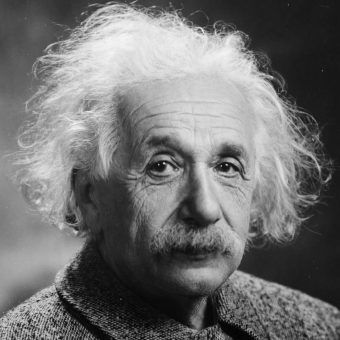
#> input picture computer_vision_course/images/Albert_Einstein.jpg, 340 x 340 px
$ jupyter execute chapter04_2d_geometric_transformations.ipynb
#> lines starting #> are read from the running program, lines starting #| are printed output that depends on the picture
[cell 1]
import pathlib

import cv2
import matplotlib.pyplot as plt
import numpy as np

IMG_DIR = pathlib.Path("images/")

[cell 2]
img = cv2.imread(str(IMG_DIR / "Albert_Einstein.jpg"), flags=cv2.IMREAD_GRAYSCALE)
#> img is the input picture: shape (340, 340); min 0, max 246, mean 112.6
plt.imshow(img, cmap="gray")
plt.show()

[cell 3]
# Rotation matrix example.
theta = -45
cos_theta = np.cos(np.deg2rad(theta))
sin_theta = np.sin(np.deg2rad(theta))
rot = np.array([[cos_theta, -sin_theta], [sin_theta, cos_theta]])
rot

[cell 4]
# Albert Einstein image max coordinates.
rmax, cmax = img.shape
#> rmax = 340; cmax = 340
coords = np.array([[0, 0], [0, cmax - 1], [rmax - 1, 0], [rmax - 1, cmax - 1]])
#> coords = [[0, 0], [0, 339], [339, 0], [339, 339]]
coords
#> Out = [[0, 0], [0, 339], [339, 0], [339, 339]]

[cell 5]
coords_rot = rot @ coords.T
mins = coords_rot.min(axis=1)
maxs = coords_rot.max(axis=1)
mins.round(0), maxs.round(0)

[cell 6]
min_row, max_row = int(np.floor(mins[0])), int(np.ceil(maxs[0]))
min_col, max_col = int(np.floor(mins[1])), int(np.ceil(maxs[1]))

[cell 7]
# Albert Einstein image. Max coordinates after rotation.
height = max_row - min_row + 1
width = max_col - min_col + 1

new_img = np.zeros((height, width), dtype=np.uint8)
new_img.shape

[cell 8]
# Rotation with nearest interpolation.
rot_inv = np.linalg.inv(rot)

for new_i in range(min_row, max_row):
    for new_j in range(min_col, max_col):
        new_point = np.array([new_i, new_j])
        point = rot_inv @ new_point
        i, j = point
        if 0 <= i < rmax and 0 <= j < cmax:
            new_img[new_i - min_row, new_j - min_col] = img[int(i), int(j)]
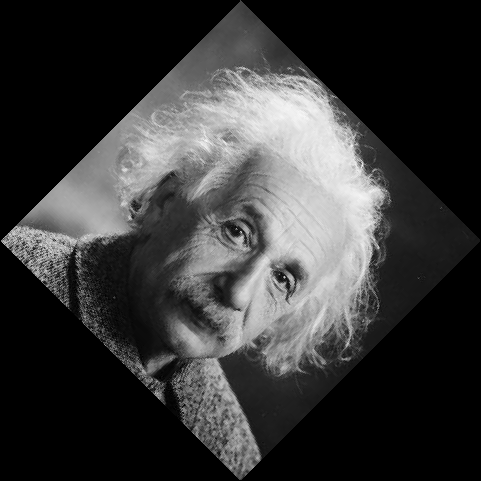
#> new_img: shape (481, 481); min 0, max 246, mean 56.2

plt.imshow(new_img, cmap="gray")
plt.show()

### Transformations

[cell 9]
# [13 lines left out: functions rotation, reflection, not called in this run]


def shear(factor, direction):
    if direction == "x":
        return np.array([[1, 0], [factor, 1]])
    if direction == "y":
        return np.array([[1, factor], [0, 1]])


def get_extends(transform, img):
    rmax, cmax = img.shape
    coords = np.array([[0, 0], [0, cmax - 1], [rmax - 1, 0], [rmax - 1, cmax - 1]])
    coords_transform = transform @ coords.T
    mins = coords_transform.min(axis=1)
    maxs = coords_transform.max(axis=1)
    min_row, max_row = int(np.floor(mins[0])), int(np.ceil(maxs[0]))
    min_col, max_col = int(np.floor(mins[1])), int(np.ceil(maxs[1]))
    height = max_row - min_row + 1
    width = max_col - min_col + 1
    return min_row, max_row, min_col, max_col, height, width


def apply_transform(transform, img):
    transform_inv = np.linalg.inv(transform)
    min_row, max_row, min_col, max_col, height, width = get_extends(transform, img)
    new_img = np.zeros((height, width), dtype=np.uint8)

    for new_i in range(min_row, max_row):
        for new_j in range(min_col, max_col):
            i, j = transform_inv @ np.array([new_i, new_j])
            if 0 <= i < img.shape[0] and 0 <= j < img.shape[1]:
                new_img[new_i - min_row, new_j - min_col] = img[int(i), int(j)]

    return new_img


plt.imshow(apply_transform(shear(0.25, "x"), img), cmap="gray")
#> in apply_transform, `transform_inv = np.linalg.inv(transform)`: transform_inv = [[1, 0], [-0.25, 1]]
#> in get_extends, `coords_transform = transform @ coords.T`: coords_transform = [[0, 0, 339, 339], [0, 339, 84.75, 423.8]]
#> in get_extends, `mins = coords_transform.min(axis=1)`: mins = [0, 0]
#> in get_extends, `maxs = coords_transform.max(axis=1)`: maxs = [339, 423.8]
#> in get_extends, `min_row, max_row = int(np.floor(mins[0])), int(np.ceil(maxs[0]))`: min_row = 0; max_row = 339
#> in get_extends, `min_col, max_col = int(np.floor(mins[1])), int(np.ceil(maxs[1]))`: min_col = 0; max_col = 424
#> in get_extends, `height = max_row - min_row + 1`: height = 340
#> in get_extends, `width = max_col - min_col + 1`: width = 425
#> in apply_transform, `min_row, max_row, min_col, max_col, height, width = get_extends(transf..`: min_row = 0; max_row = 339; min_col = 0; max_col = 424; height = 340; width = 425
#> after the loop in apply_transform, `for new_i in range(min_row, max_row):`:
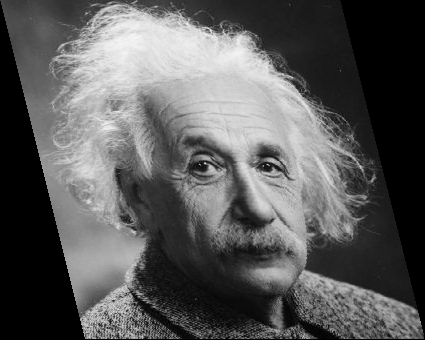
#> new_img: shape (340, 425); min 0, max 246, mean 89.9
plt.show()

### Affine Transformations

[cell 10]
# [13 lines left out: functions rotation_affine, reflection_affine, not called in this run]


def shear_affine(factor, direction):
    if direction == "x":
        return np.array([[1, 0, 0], [factor, 1, 0], [0, 0, 1]])
    if direction == "y":
        return np.array([[1, factor, 0], [0, 1, 0], [0, 0, 1]])


def get_extends_affine(transform, img):
    rmax, cmax = img.shape
    coords = np.array([[0, 0, 1], [0, cmax - 1, 1], [rmax - 1, 0, 1], [rmax - 1, cmax - 1, 1]])
    coords_transform = transform @ coords.T
    mins = coords_transform.min(axis=1)
    maxs = coords_transform.max(axis=1)
    min_row, max_row = int(np.floor(mins[0])), int(np.ceil(maxs[0]))
    min_col, max_col = int(np.floor(mins[1])), int(np.ceil(maxs[1]))
    height = max_row - min_row + 1
    width = max_col - min_col + 1
    return min_row, max_row, min_col, max_col, height, width


def apply_transform_affine(transform, img):
    transform_inv = np.linalg.inv(transform)
    min_row, max_row, min_col, max_col, height, width = get_extends_affine(transform, img)
    new_img = np.ones((height, width), dtype=np.uint8) * 255

    for new_i in range(min_row, max_row):
        for new_j in range(min_col, max_col):
            i, j, _ = transform_inv @ np.array([new_i, new_j, 1])
            if 0 <= i < img.shape[0] and 0 <= j < img.shape[1]:
                new_img[new_i - min_row, new_j - min_col] = img[int(i), int(j)]

    return new_img


plt.imshow(apply_transform_affine(shear_affine(0.5, "y"), img), cmap="gray")
#> in apply_transform_affine, `transform_inv = np.linalg.inv(transform)`: transform_inv = [[1, -0.5, 0], [0, 1, 0], [0, 0, 1]]
#> in get_extends_affine, `coords_transform = transform @ coords.T`: coords_transform = [[0, 169.5, 339, 508.5], [0, 339, 0, 339], [1, 1, 1, 1]]
#> in get_extends_affine, `mins = coords_transform.min(axis=1)`: mins = [0, 0, 1]
#> in get_extends_affine, `maxs = coords_transform.max(axis=1)`: maxs = [508.5, 339, 1]
#> in get_extends_affine, `min_row, max_row = int(np.floor(mins[0])), int(np.ceil(maxs[0]))`: min_row = 0; max_row = 509
#> in get_extends_affine, `min_col, max_col = int(np.floor(mins[1])), int(np.ceil(maxs[1]))`: min_col = 0; max_col = 339
#> in get_extends_affine, `height = max_row - min_row + 1`: height = 510
#> in get_extends_affine, `width = max_col - min_col + 1`: width = 340
#> in apply_transform_affine, `min_row, max_row, min_col, max_col, height, width = get_extends_affine..`: min_row = 0; max_row = 509; min_col = 0; max_col = 339; height = 510; width = 340
#> after the loop in apply_transform_affine, `for new_i in range(min_row, max_row):`:
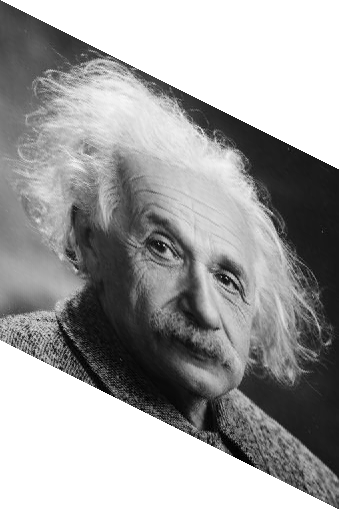
#> new_img: shape (510, 340); min 0, max 255, mean 160.5
plt.show()

[cell 11]
angle = 45
sina = np.sin(np.deg2rad(angle))
cosa = np.cos(np.deg2rad(angle))
rotate = np.array([[cosa, -sina, 0], [sina, cosa, 0], [0, 0, 1]])
translate = np.array([[1, 0, -300], [0, 1, -400], [0, 0, 1]])
shear = np.array([[1, 0.5, 0], [0, 1, 0], [0, 0, 1]])
scale = np.array([[1.5, 0, 0], [0, 1.5, 0], [0, 0, 1]])
transform = np.linalg.inv(translate) @ scale @ shear @ rotate @ translate
transform

[cell 12]
plt.imshow(apply_transform_affine(transform, img), cmap="gray")
#> in apply_transform_affine (call 2), `min_row, max_row, min_col, max_col, height, width = get_extends_affine..`: min_row = -145; max_row = 575; min_col = -343; max_col = 377; height = 721
#> after the loop in apply_transform_affine (call 2), `for new_i in range(min_row, max_row):`:
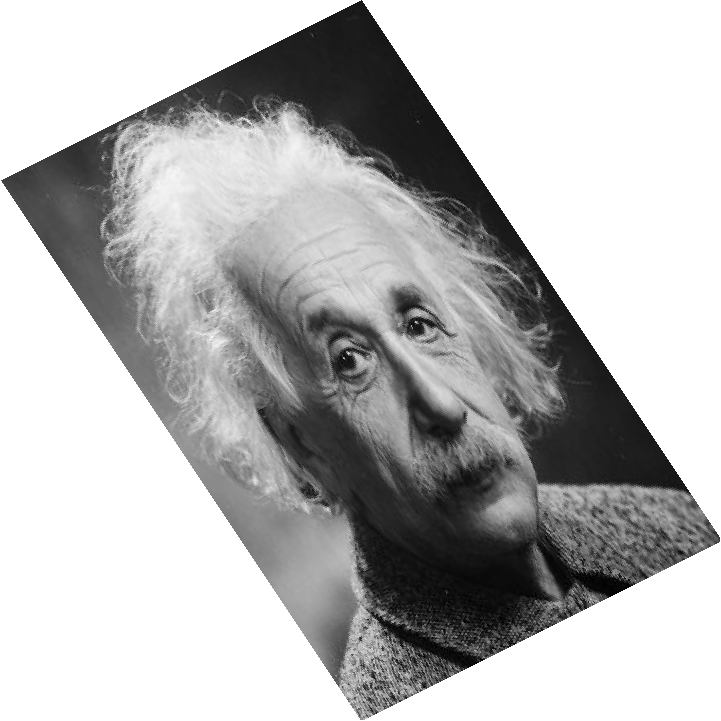
#> new_img: shape (721, 721); min 0, max 255, mean 183.8
plt.show()

[cell 13]
# Reflect the image about the line: y = x + 2
angle = -45
sina = np.sin(np.deg2rad(angle))
cosa = np.cos(np.deg2rad(angle))

translate = np.array([[1, 0, -2], [0, 1, 0], [0, 0, 1]])
rotate = np.array([[cosa, -sina, 0], [sina, cosa, 0], [0, 0, 1]])
reflect = np.array([[1, 0, 0], [0, -1, 0], [0, 0, 1]])

transform = np.linalg.inv(translate) @ np.linalg.inv(rotate) @ reflect @ rotate @ translate
transform.round(0)

[cell 14]
plt.imshow(apply_transform_affine(transform, img), cmap="gray")
#> in apply_transform_affine (call 3), `min_row, max_row, min_col, max_col, height, width = get_extends_affine..`: min_row = 1; max_row = 342; min_col = -3; max_col = 337; height = 342; width = 341
#> after the loop in apply_transform_affine (call 3), `for new_i in range(min_row, max_row):`:
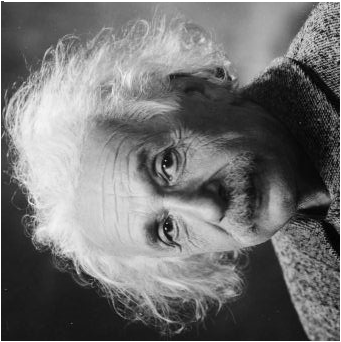
#> new_img: shape (342, 341); min 0, max 255, mean 114.8
plt.show()

### Projective Transformations

[cell 15]
def get_extends_projective(transform, img):
    rmax, cmax = img.shape
    coords = np.array([[0, 0, 1], [0, cmax - 1, 1], [rmax - 1, 0, 1], [rmax - 1, cmax - 1, 1]])
    coords_transform = transform @ coords.T
    coords_transform /= coords_transform[2, :]  # Homogenous -> Not Homogenous
    mins = coords_transform.min(axis=1)
    maxs = coords_transform.max(axis=1)
    min_row, max_row = int(np.floor(mins[0])), int(np.ceil(maxs[0]))
    min_col, max_col = int(np.floor(mins[1])), int(np.ceil(maxs[1]))
    height = max_row - min_row + 1
    width = max_col - min_col + 1
    return min_row, max_row, min_col, max_col, height, width


def apply_transform_projective(transform, img):
    transform_inv = np.linalg.inv(transform)
    min_row, max_row, min_col, max_col, height, width = get_extends_projective(transform, img)
    new_img = np.ones((height, width), dtype=np.uint8) * 255

    for new_i in range(min_row, max_row):
        for new_j in range(min_col, max_col):
            i, j, k = transform_inv @ np.array([new_i, new_j, 1])
            i, j = i / k, j / k
            if 0 <= i < img.shape[0] and 0 <= j < img.shape[1]:
                new_img[new_i - min_row, new_j - min_col] = img[int(i), int(j)]

    return new_img

[cell 16]
angle = 30
sina = np.sin(np.deg2rad(angle))
cosa = np.cos(np.deg2rad(angle))
R = np.array([[cosa, -sina, 0], [sina, cosa, 0], [0, 0, 1]])
T = np.array([[1, 0, -300], [0, 1, -400], [0, 0, 1]])
Sh = np.array([[1, 0.5, 0], [0, 1, 0], [0, 0, 1]])
S = np.array([[1.3, 0, 0], [0, 0.7, 0], [0, 0, 1]])
A = np.linalg.inv(T) @ S @ Sh @ R @ T

homography = A
homography[2, :] = np.array([0.001, 0.0001, 1])
homography

[cell 17]
plt.imshow(apply_transform_projective(homography, img), cmap="gray")
#> in apply_transform_projective, `min_row, max_row, min_col, max_col, height, width = get_extends_projec..`: min_row = -126; max_row = 293; min_col = 52; max_col = 275; height = 420; width = 224
#> after the loop in apply_transform_projective, `for new_i in range(min_row, max_row):`:
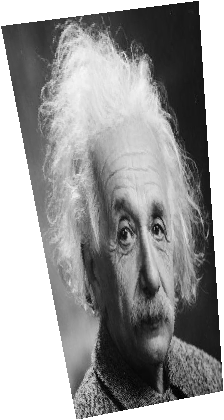
#> new_img: shape (420, 224); min 0, max 255, mean 153.9

$ run again, with computer_vision_course/images/panorama1.jpg copied over computer_vision_course/images/Albert_Einstein.jpg
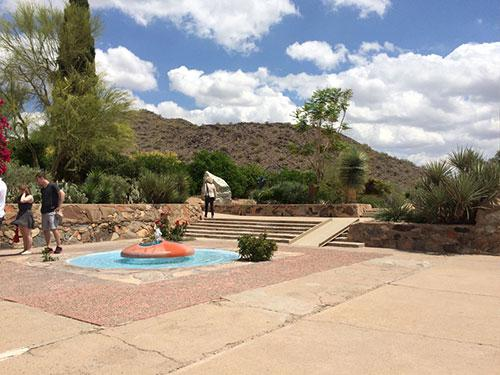
#> input picture computer_vision_course/images/panorama1.jpg, 500 x 375 px
#> in apply_transform, `transform_inv = np.linalg.inv(transform)`: transform_inv = [[1, 0], [-0.25, 1]]
#> in get_extends, `coords_transform = transform @ coords.T`: coords_transform = [[0, 0, 374, 374], [0, 499, 93.5, 592.5]]
#> in get_extends, `mins = coords_transform.min(axis=1)`: mins = [0, 0]
#> in get_extends, `maxs = coords_transform.max(axis=1)`: maxs = [374, 592.5]
#> in get_extends, `min_row, max_row = int(np.floor(mins[0])), int(np.ceil(maxs[0]))`: min_row = 0; max_row = 374
#> in get_extends, `min_col, max_col = int(np.floor(mins[1])), int(np.ceil(maxs[1]))`: min_col = 0; max_col = 593
#> in get_extends, `height = max_row - min_row + 1`: height = 375
#> in get_extends, `width = max_col - min_col + 1`: width = 594
#> in apply_transform, `min_row, max_row, min_col, max_col, height, width = get_extends(transf..`: min_row = 0; max_row = 374; min_col = 0; max_col = 593; height = 375; width = 594
#> in apply_transform_affine, `transform_inv = np.linalg.inv(transform)`: transform_inv = [[1, -0.5, 0], [0, 1, 0], [0, 0, 1]]
#> in get_extends_affine, `coords_transform = transform @ coords.T`: coords_transform = [[0, 249.5, 374, 623.5], [0, 499, 0, 499], [1, 1, 1, 1]]
#> in get_extends_affine, `mins = coords_transform.min(axis=1)`: mins = [0, 0, 1]
#> in get_extends_affine, `maxs = coords_transform.max(axis=1)`: maxs = [623.5, 499, 1]
#> in get_extends_affine, `min_row, max_row = int(np.floor(mins[0])), int(np.ceil(maxs[0]))`: min_row = 0; max_row = 624
#> in get_extends_affine, `min_col, max_col = int(np.floor(mins[1])), int(np.ceil(maxs[1]))`: min_col = 0; max_col = 499
#> in get_extends_affine, `height = max_row - min_row + 1`: height = 625
#> in get_extends_affine, `width = max_col - min_col + 1`: width = 500
#> in apply_transform_affine, `min_row, max_row, min_col, max_col, height, width = get_extends_affine..`: min_row = 0; max_row = 624; min_col = 0; max_col = 499; height = 625; width = 500
#> in apply_transform_affine (call 3), `min_row, max_row, min_col, max_col, height, width = get_extends_affine..`: min_row = 1; max_row = 502; min_col = -3; max_col = 372; height = 502; width = 376
#> after the loop in apply_transform_affine (call 3), `for new_i in range(min_row, max_row):`:
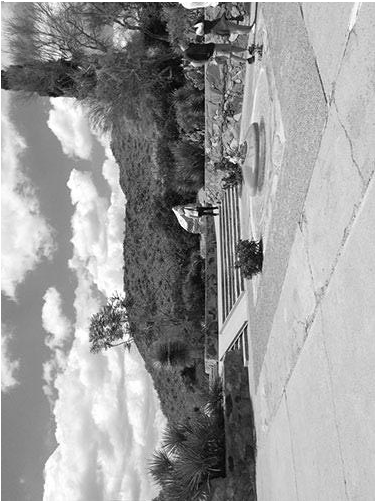
#> new_img: shape (502, 376); min 0, max 255, mean 155.1
#> in apply_transform_projective, `min_row, max_row, min_col, max_col, height, width = get_extends_projec..`: min_row = -138; max_row = 322; min_col = 52; max_col = 342; height = 461; width = 291
#> after the loop in apply_transform_projective, `for new_i in range(min_row, max_row):`:
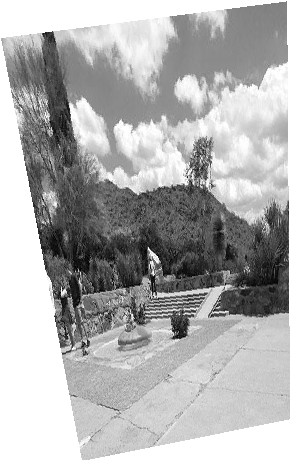
#> new_img: shape (461, 291); min 0, max 255, mean 174

$ run again, with computer_vision_course/images/panorama2.jpg copied over computer_vision_course/images/Albert_Einstein.jpg
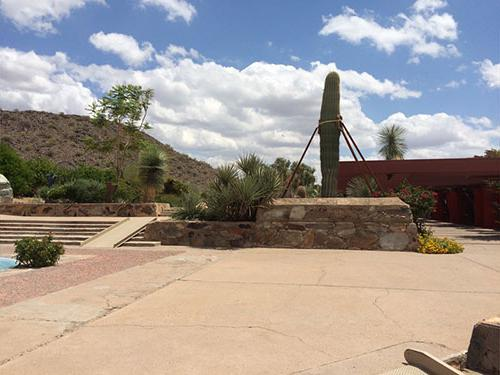
#> input picture computer_vision_course/images/panorama2.jpg, 500 x 375 px
#> in apply_transform, `transform_inv = np.linalg.inv(transform)`: transform_inv = [[1, 0], [-0.25, 1]]
#> in get_extends, `coords_transform = transform @ coords.T`: coords_transform = [[0, 0, 374, 374], [0, 499, 93.5, 592.5]]
#> in get_extends, `mins = coords_transform.min(axis=1)`: mins = [0, 0]
#> in get_extends, `maxs = coords_transform.max(axis=1)`: maxs = [374, 592.5]
#> in get_extends, `min_row, max_row = int(np.floor(mins[0])), int(np.ceil(maxs[0]))`: min_row = 0; max_row = 374
#> in get_extends, `min_col, max_col = int(np.floor(mins[1])), int(np.ceil(maxs[1]))`: min_col = 0; max_col = 593
#> in get_extends, `height = max_row - min_row + 1`: height = 375
#> in get_extends, `width = max_col - min_col + 1`: width = 594
#> in apply_transform, `min_row, max_row, min_col, max_col, height, width = get_extends(transf..`: min_row = 0; max_row = 374; min_col = 0; max_col = 593; height = 375; width = 594
#> in apply_transform_affine, `transform_inv = np.linalg.inv(transform)`: transform_inv = [[1, -0.5, 0], [0, 1, 0], [0, 0, 1]]
#> in get_extends_affine, `coords_transform = transform @ coords.T`: coords_transform = [[0, 249.5, 374, 623.5], [0, 499, 0, 499], [1, 1, 1, 1]]
#> in get_extends_affine, `mins = coords_transform.min(axis=1)`: mins = [0, 0, 1]
#> in get_extends_affine, `maxs = coords_transform.max(axis=1)`: maxs = [623.5, 499, 1]
#> in get_extends_affine, `min_row, max_row = int(np.floor(mins[0])), int(np.ceil(maxs[0]))`: min_row = 0; max_row = 624
#> in get_extends_affine, `min_col, max_col = int(np.floor(mins[1])), int(np.ceil(maxs[1]))`: min_col = 0; max_col = 499
#> in get_extends_affine, `height = max_row - min_row + 1`: height = 625
#> in get_extends_affine, `width = max_col - min_col + 1`: width = 500
#> in apply_transform_affine, `min_row, max_row, min_col, max_col, height, width = get_extends_affine..`: min_row = 0; max_row = 624; min_col = 0; max_col = 499; height = 625; width = 500
#> in apply_transform_affine (call 3), `min_row, max_row, min_col, max_col, height, width = get_extends_affine..`: min_row = 1; max_row = 502; min_col = -3; max_col = 372; height = 502; width = 376
#> after the loop in apply_transform_affine (call 3), `for new_i in range(min_row, max_row):`:
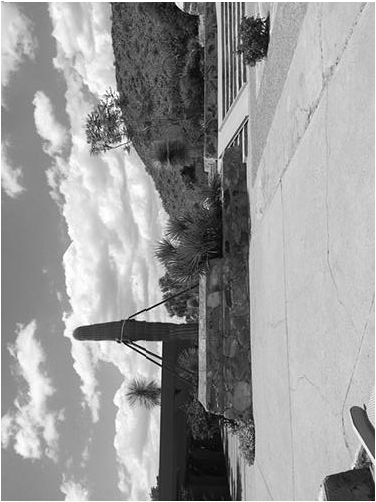
#> new_img: shape (502, 376); min 0, max 255, mean 154.1
#> in apply_transform_projective, `min_row, max_row, min_col, max_col, height, width = get_extends_projec..`: min_row = -138; max_row = 322; min_col = 52; max_col = 342; height = 461; width = 291
#> after the loop in apply_transform_projective, `for new_i in range(min_row, max_row):`:
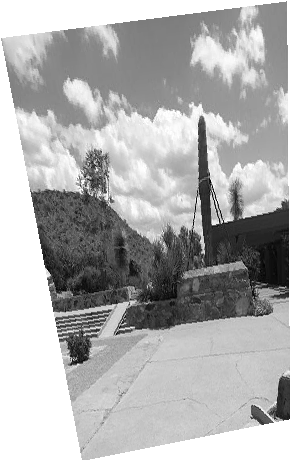
#> new_img: shape (461, 291); min 0, max 255, mean 174.7
